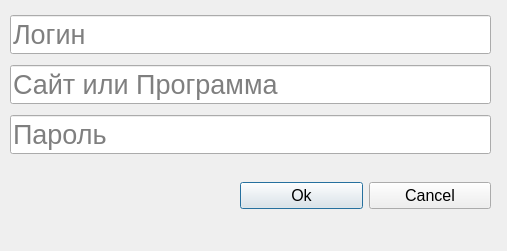
<?xml version="1.0" encoding="UTF-8"?>
<ui version="4.0">
 <class>AddNew</class>
 <widget class="QDialog" name="AddNew">
  <property name="geometry">
   <rect>
    <x>0</x>
    <y>0</y>
    <width>507</width>
    <height>251</height>
   </rect>
  </property>
  <property name="windowTitle">
   <string>Dialog</string>
  </property>
  <widget class="QWidget" name="verticalLayoutWidget">
   <property name="geometry">
    <rect>
     <x>10</x>
     <y>10</y>
     <width>481</width>
     <height>151</height>
    </rect>
   </property>
   <layout class="QVBoxLayout" name="verticalLayout">
    <item>
     <widget class="QLineEdit" name="Login">
      <property name="font">
       <font>
        <pointsize>20</pointsize>
       </font>
      </property>
      <property name="placeholderText">
       <string>Логин</string>
      </property>
     </widget>
    </item>
    <item>
     <widget class="QLineEdit" name="siteprog">
      <property name="font">
       <font>
        <pointsize>20</pointsize>
       </font>
      </property>
      <property name="placeholderText">
       <string>Сайт или Программа</string>
      </property>
     </widget>
    </item>
    <item>
     <widget class="QLineEdit" name="Password">
      <property name="font">
       <font>
        <pointsize>20</pointsize>
       </font>
      </property>
      <property name="placeholderText">
       <string>Пароль</string>
      </property>
     </widget>
    </item>
   </layout>
  </widget>
  <widget class="QWidget" name="horizontalLayoutWidget">
   <property name="geometry">
    <rect>
     <x>240</x>
     <y>170</y>
     <width>251</width>
     <height>51</height>
    </rect>
   </property>
   <layout class="QHBoxLayout" name="horizontalLayout">
    <item>
     <widget class="QPushButton" name="okey">
      <property name="font">
       <font>
        <pointsize>12</pointsize>
       </font>
      </property>
      <property name="text">
       <string>Ok</string>
      </property>
     </widget>
    </item>
    <item>
     <widget class="QPushButton" name="cancel">
      <property name="font">
       <font>
        <pointsize>12</pointsize>
       </font>
      </property>
      <property name="text">
       <string>Cancel</string>
      </property>
     </widget>
    </item>
   </layout>
  </widget>
 </widget>
 <resources/>
 <connections/>
</ui>
